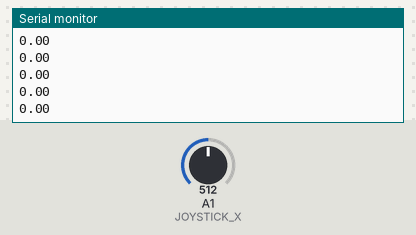
The sketch below on a simulated Arduino Uno, built with avr-gcc and run on an emulated ATmega328P. On the bench: the last lines printed to the serial monitor. The test bench sets the inputs (shaded band); at power-on: A1 (JOYSTICK_X) = 512.

Above: at 1.2 s.
1.3 s: A1 (JOYSTICK_X) set to 716
At 1.32 s:
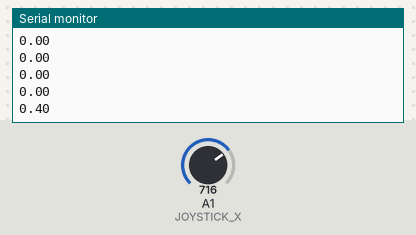
2.8 s: A1 (JOYSTICK_X) set to 900
At 2.83 s:
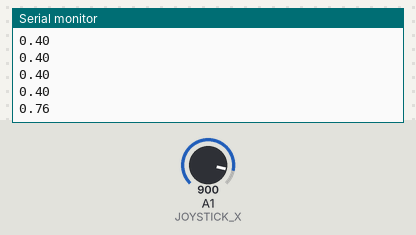
Timing chart, 0 to 5.8 s (numbered marks = the images above; inputs shaded):
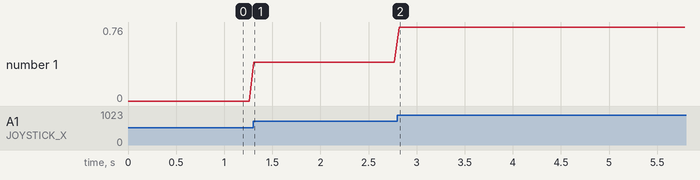

Measured:
- after the input at 1.3 s, the serial monitor: prints a new line at once (image 1)
- after the input at 2.8 s, the serial monitor: prints a new line at once (image 2)
- plotted number 1: 0 → 0.4 after the input at 1.3 s, 0.4 → 0.76 after the input at 2.8 s

The sketch:

feather_1sensor.ino
```cpp
#define JOYSTICK_X A1
#define JOYSTICK_Y A2

void setup() {
  // put your setup code here, to run once:
  pinMode(JOYSTICK_X, INPUT);
  pinMode(JOYSTICK_Y, INPUT);
  Serial.begin(9600);
}

float result = 0.f;

void loop() {
  // put your main code here, to run repeatedly:
  result = (float) analogRead(JOYSTICK_X);
  result = mapfloat(result, 0, 1023, -1, 1);
  Serial.println(String(result));
  delay(50);
}

float mapfloat(float x, float in_min, float in_max, float out_min, float out_max)
{
 return (x - in_min) * (out_max - out_min) / (in_max - in_min) + out_min;
}
```
